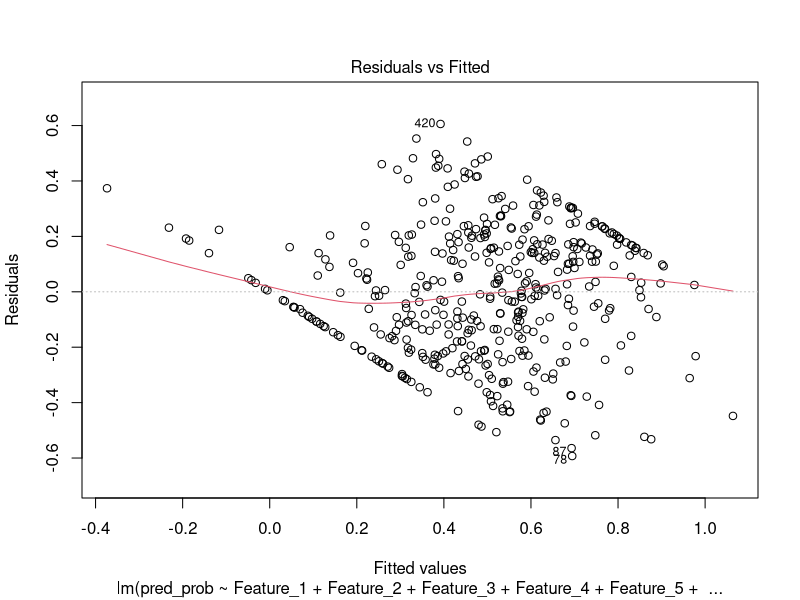
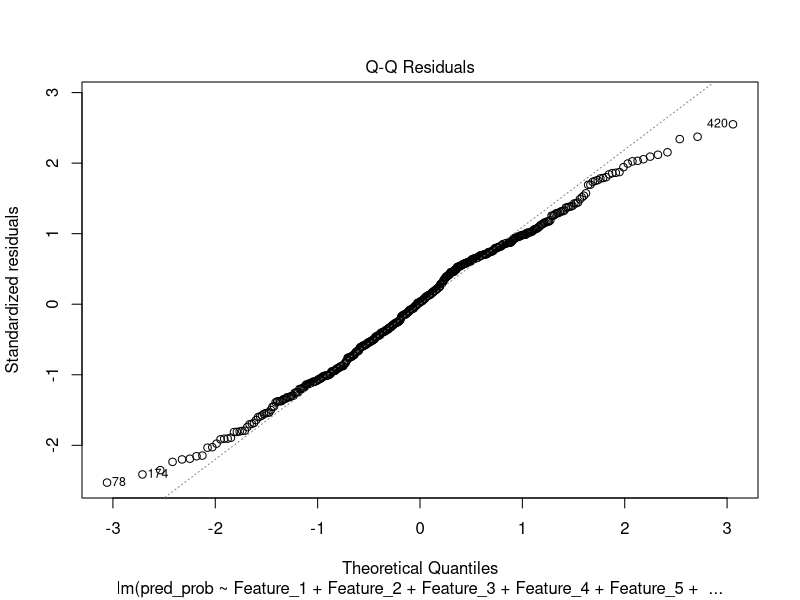
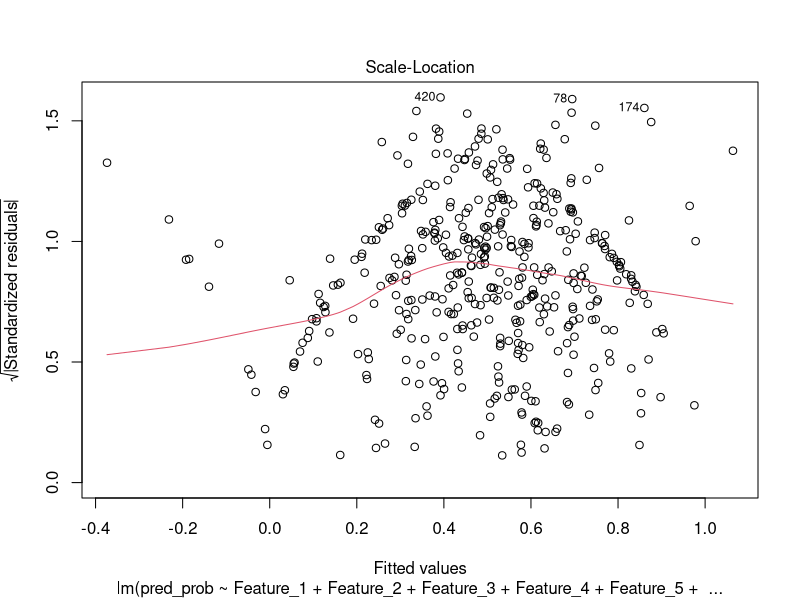
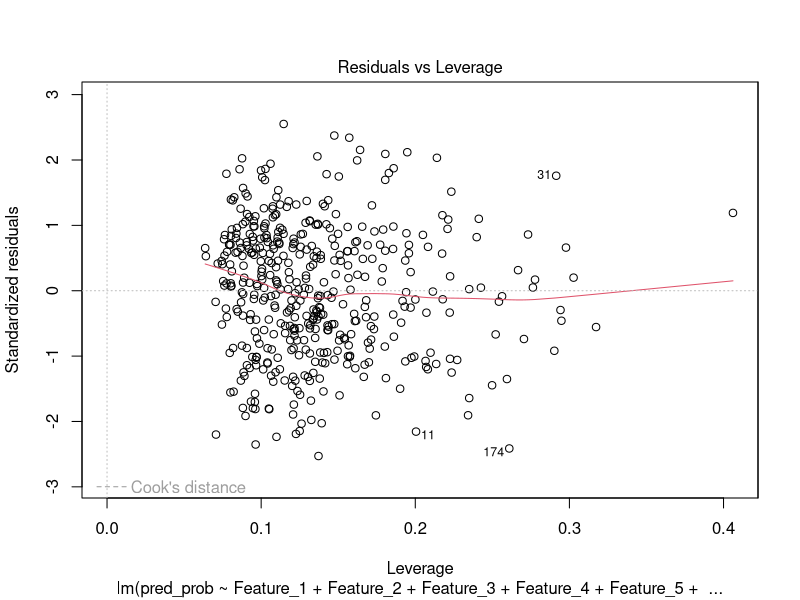
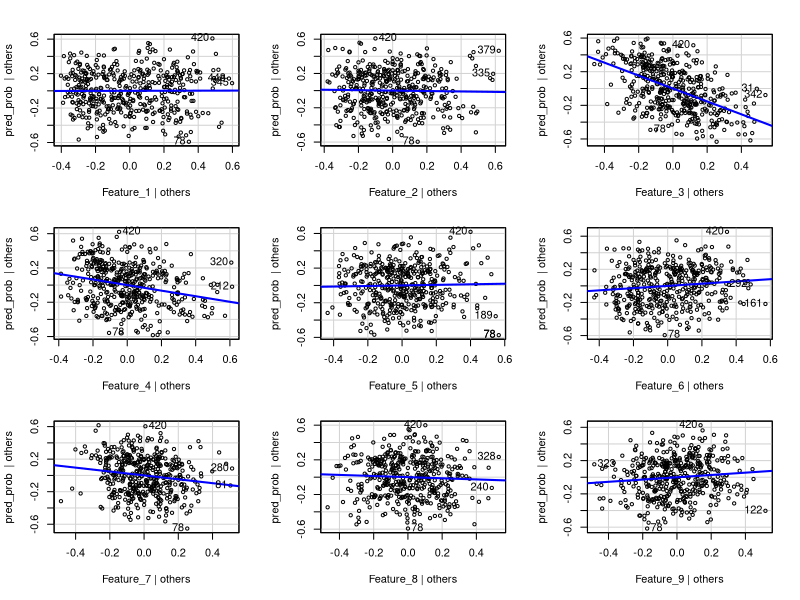
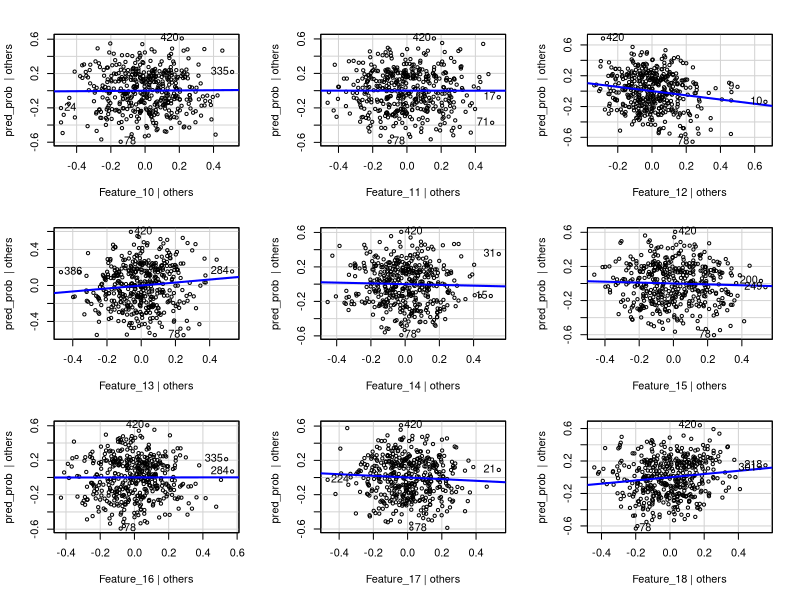
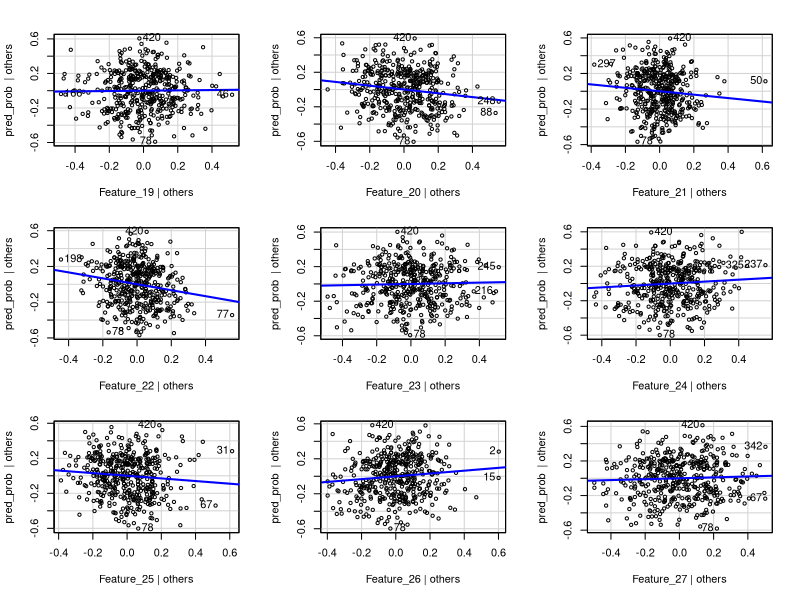
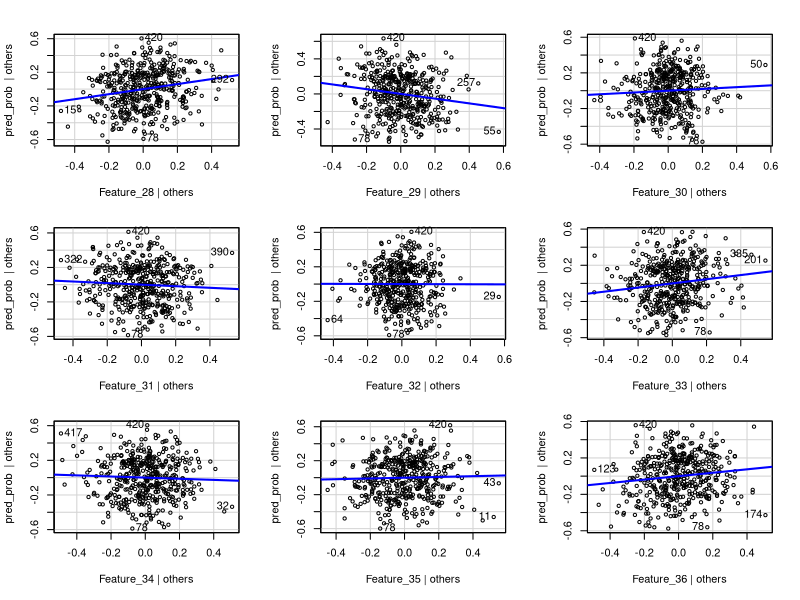

These charts were generated, in order, by the following R code: (Note: this script raises an error after producing the figures.)
## ---- chunk 1
knitr::opts_chunk$set(echo = TRUE)
## ---- chunk 2
# Load the required libraries
library(tidyverse)
library(caret)
library(MASS)
library(car)


## ---- chunk 3
# Load the dataset
data <- read.csv("pca_data_60.csv")  # Update with the actual CSV file name

# Display the structure of the loaded data
str(data)

## ---- chunk 4
# Load the dplyr package for data manipulation
library(dplyr)

# Normalize each feature to the range [0, 1]
normalized_data <- data %>%
  mutate(across(starts_with("Feature"), ~ (.-min(.)) / (max(.) - min(.))))

# Display the first few rows of the normalized data
head(normalized_data)


## ---- chunk 5
col_name <- NULL;
for (i in 1:60) {
  
  col_name <-  paste0(col_name,"Feature_", i,"+")
  #data[, col_name] <- boxcox(data[, paste0("Feature_", i)], lambda = NULL)$x
}
cat(col_name)
## ---- chunk 6
model_2  = lm(pred_prob ~ Feature_1+Feature_2+Feature_3+Feature_4+Feature_5+Feature_6+Feature_7+Feature_8+Feature_9+Feature_10+Feature_11+Feature_12+Feature_13+Feature_14+Feature_15+Feature_16+Feature_17+Feature_18+Feature_19+Feature_20+Feature_21+Feature_22+Feature_23+Feature_24+Feature_25+Feature_26+Feature_27+Feature_28+Feature_29+Feature_30+Feature_31+Feature_32+Feature_33+Feature_34+Feature_35+Feature_36+Feature_37+Feature_38+Feature_39+Feature_40+Feature_41+Feature_42+Feature_43+Feature_44+Feature_45+Feature_46+Feature_47+Feature_48+Feature_49+Feature_50+Feature_51+Feature_52+Feature_53+Feature_54+Feature_55+Feature_56+Feature_57+Feature_58+Feature_59+Feature_60, data = normalized_data)
summary(model_2)
## ---- chunk 7

plot(model_2)
## ---- chunk 8

residuals <- residuals(model_2)

# Create the AV plot
avPlots(model_2)

# Create the CR plot
crPlots(model_2)

## ---- chunk 9
# Apply Box-Cox transformation to the target variable (response) if needed
# For example, if you have a response variable named 'y', you can transform it like this:
# data$y_transformed <- boxcox(data$y, lambda = NULL)
# Uncomment and modify the above line based on your data

# Apply Box-Cox transformation to the features
# Assuming the transformed features are named 'Feature_1_transformed', ..., 'Feature_10_transformed'

boxcox(data[, paste0("Feature_1")], lambda = NULL)
for (i in 1:10) {
  boxcox(data[, paste0("Feature_", i)], lambda = NULL)
  #col_name <- paste0("Feature_", i, "_transformed")
  #data[, col_name] <- boxcox(data[, paste0("Feature_", i)], lambda = NULL)$x
}

# Define the list of transformed feature names
transformed_feature_names <- paste0("Feature_", 1:10, "_transformed")  # Adjust the range as needed

# Construct the formula for MLR
formula <- reformulate(transformed_feature_names, response = "y")

# Perform Multiple Linear Regression (MLR) using the transformed features
model <- lm(formula, data = data)

# Display the summary of the MLR model
summary(model)
